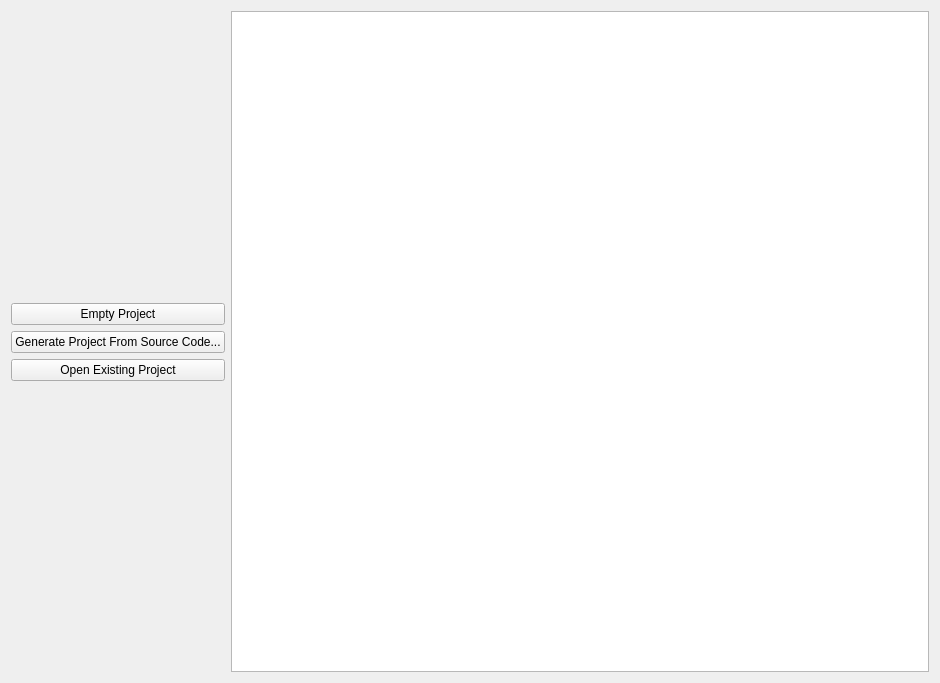
<?xml version="1.0" encoding="UTF-8"?>
<ui version="4.0">
 <class>WelcomeWidget</class>
 <widget class="QWidget" name="WelcomeWidget">
  <property name="geometry">
   <rect>
    <x>0</x>
    <y>0</y>
    <width>940</width>
    <height>683</height>
   </rect>
  </property>
  <property name="sizePolicy">
   <sizepolicy hsizetype="MinimumExpanding" vsizetype="Preferred">
    <horstretch>0</horstretch>
    <verstretch>0</verstretch>
   </sizepolicy>
  </property>
  <property name="windowTitle">
   <string>Form</string>
  </property>
  <layout class="QHBoxLayout" name="horizontalLayout">
   <item>
    <layout class="QVBoxLayout" name="verticalLayout">
     <item>
      <spacer name="verticalSpacer">
       <property name="orientation">
        <enum>Qt::Vertical</enum>
       </property>
       <property name="sizeHint" stdset="0">
        <size>
         <width>20</width>
         <height>40</height>
        </size>
       </property>
      </spacer>
     </item>
     <item>
      <widget class="QPushButton" name="btnEmptyProject">
       <property name="text">
        <string>Empty Project</string>
       </property>
      </widget>
     </item>
     <item>
      <widget class="QPushButton" name="btnGenerateFromSource">
       <property name="text">
        <string>Generate Project From Source Code...</string>
       </property>
      </widget>
     </item>
     <item>
      <widget class="QPushButton" name="btnExistingProject">
       <property name="text">
        <string>Open Existing Project</string>
       </property>
      </widget>
     </item>
     <item>
      <spacer name="verticalSpacer_2">
       <property name="orientation">
        <enum>Qt::Vertical</enum>
       </property>
       <property name="sizeHint" stdset="0">
        <size>
         <width>20</width>
         <height>40</height>
        </size>
       </property>
      </spacer>
     </item>
    </layout>
   </item>
   <item>
    <widget class="QTextBrowser" name="textBrowser"/>
   </item>
  </layout>
 </widget>
 <resources/>
 <connections/>
</ui>
